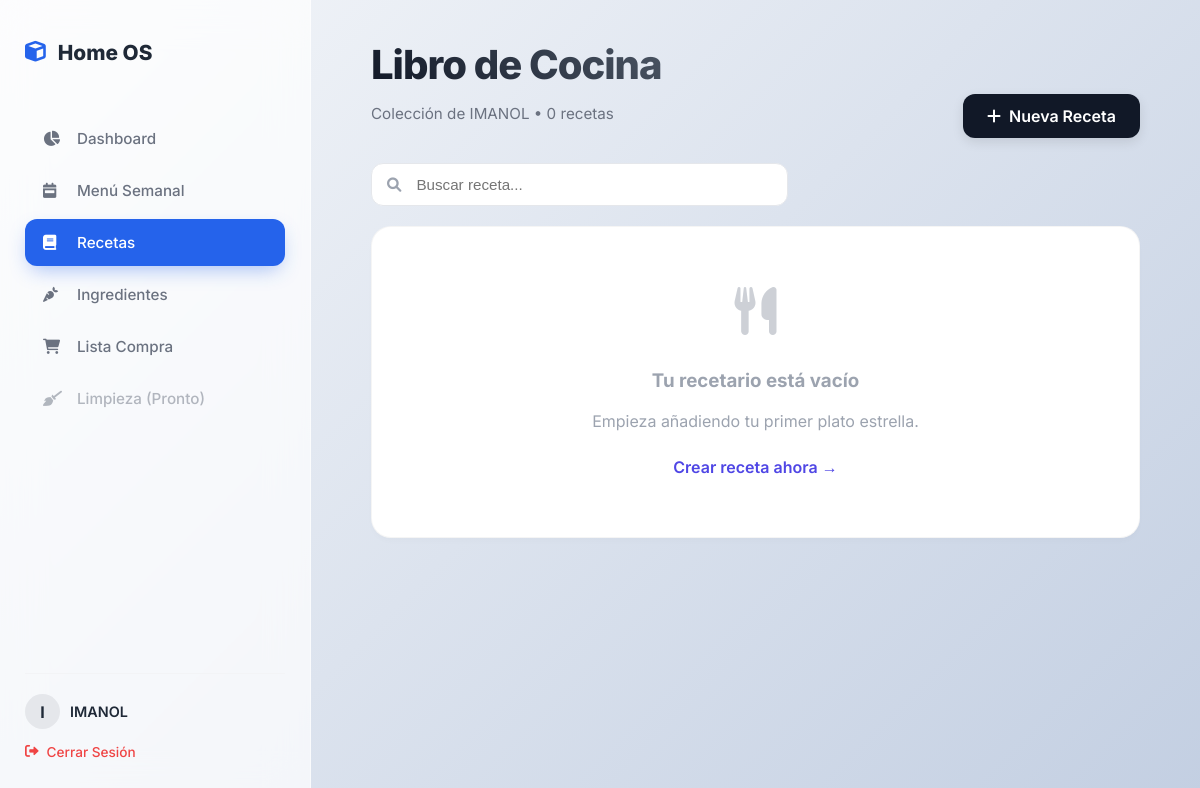
Before: /recetas (signed in) with the older database file.
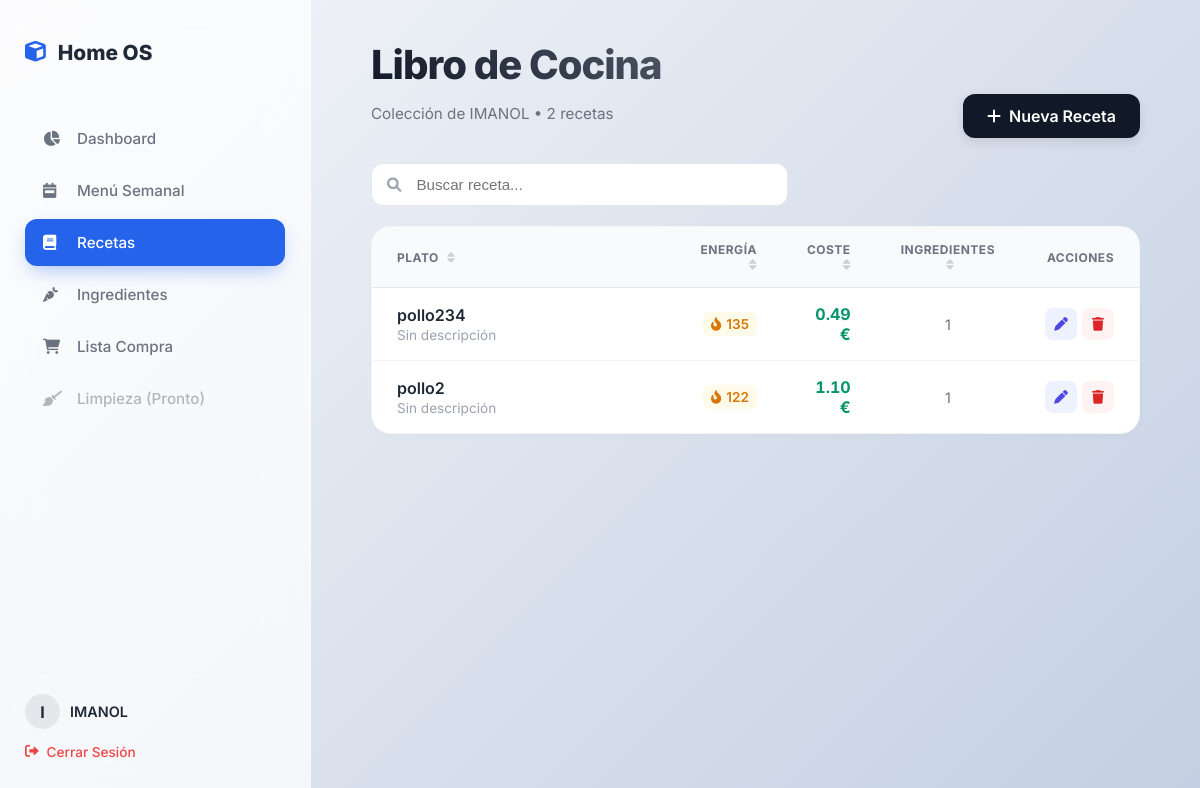
After: the same page with the newer database file.
### models.py (models this page shows)
class Receta(db.Model):
    __tablename__ = 'recipe'
    id = db.Column(db.Integer, primary_key=True)
    title = db.Column(db.String(100), nullable=False) # Usamos 'title' para estandarizar
    description = db.Column(db.Text)
    steps = db.Column(db.Text)
    kcal = db.Column(db.Float, default=0)
    precio = db.Column(db.Float, default=0.0)
    user_id = db.Column(db.Integer, db.ForeignKey('user.id'), nullable=False)
    ingredients_assoc = db.relationship("RecipeIngredient", back_populates="recipe", cascade="all, delete-orphan")
    @property
    def total_stats(self):
        try:
            k = sum([(i.quantity_g / 100) * i.ingredient.kcal_100g for i in self.ingredients_assoc])
            p = sum([(i.quantity_g / 1000) * i.ingredient.price_kg for i in self.ingredients_assoc])
            return {'kcal': round(k), 'price': round(p, 2)}
        except:
            return {'kcal': 0, 'price': 0}

class RecipeIngredient(db.Model):
    __tablename__ = 'recipe_ingredients'
    recipe_id = db.Column(db.Integer, db.ForeignKey('recipe.id'), primary_key=True)
    ingredient_id = db.Column(db.Integer, db.ForeignKey('ingredient.id'), primary_key=True)
    quantity_g = db.Column(db.Float, nullable=False)
    ingredient = db.relationship("Ingredient", back_populates="recipes_assoc")
    recipe = db.relationship("Receta", back_populates="ingredients_assoc")

class Ingredient(db.Model):
    __tablename__ = 'ingredient'
    id = db.Column(db.Integer, primary_key=True)
    name = db.Column(db.String(100), nullable=False)
    kcal_100g = db.Column(db.Float, nullable=False)
    price_kg = db.Column(db.Float, nullable=False)
    recipes_assoc = db.relationship("RecipeIngredient", back_populates="ingredient")

### app.py (the view)
@app.route('/recetas')
@login_required
def recetas_page():
    recetas = Receta.query.filter_by(user_id=current_user.id).order_by(Receta.id.desc()).all()
    return render_template('recetas.html', recetas=recetas)

### app.py (called while the page is built)
@login.user_loader
def load_user(id):
    return User.query.get(int(id))

### templates/recetas.html (shortened to what the changed rows need)
{% extends "base.html" %}
{% block content %}
<div class="page-container">
    <div class="header-section">
        <div>
            <h1 class="page-title">Libro de Cocina</h1>
            <p class="page-subtitle">Colección de {{ current_user.username }} • {{ recetas|length }} recetas</p>
        </div>
    </div>
    <div class="table-card glass-effect">
        {% if recetas %}
            <div class="table-responsive">
                <table id="recipesTable" class="premium-table">
                    <thead>
                        <tr>
                            <th onclick="sortTable(0)" style="width: 40%; cursor: pointer;">
                                Plato <i class="fas fa-sort sort-icon"></i>
                            </th>
                            <th onclick="sortTable(1)" style="text-align: right; cursor: pointer;">
                                Energía <i class="fas fa-sort sort-icon"></i>
                            </th>
                            <th onclick="sortTable(2)" style="text-align: right; cursor: pointer;">
                                Coste <i class="fas fa-sort sort-icon"></i>
                            </th>
                            <th onclick="sortTable(3)" style="text-align: center; cursor: pointer;">
                                Ingredientes <i class="fas fa-sort sort-icon"></i>
                            </th>
                            <th style="text-align: right; width: 100px;">Acciones</th>
                        </tr>
                    </thead>
                    <tbody>
                        {% for receta in recetas %}
                        <tr>
                            <td data-val="{{ receta.title | lower }}">
                                <div class="recipe-name">{{ receta.title }}</div>
                                <div class="recipe-desc">{{ receta.description or 'Sin descripción' }}</div>
                            </td>
                            <td style="text-align: right;" data-val="{{ receta.total_stats.kcal }}">
                                <span class="badge-kcal">
                                    <i class="fas fa-fire-alt"></i> {{ receta.total_stats.kcal }}
                                </span>
                            </td>
                            <td style="text-align: right;" data-val="{{ receta.total_stats.price }}">
                                <span class="price-text">{{ "%.2f"|format(receta.total_stats.price) }} €</span>
                            </td>
                            <td style="text-align: center;" data-val="{{ receta.ingredients_assoc|length }}">
                                <span style="color: var(--text-muted); font-size: 0.9rem;">
                                    {{ receta.ingredients_assoc|length }}
                                </span>
                            </td>
                            <td style="text-align: right;">
                                <div style="display: flex; gap: 5px; justify-content: flex-end;">
                                    <a href="{{ url_for('edit_recipe', id=receta.id) }}" class="btn-icon edit" title="Editar">
                                        <i class="fas fa-pen"></i>
                                    </a>
                                    <a href="{{ url_for('delete_recipe', id=receta.id) }}"
                                       onclick="return confirm('¿Borrar {{ receta.title }}?')"
                                       class="btn-icon delete" title="Borrar">
                                        <i class="fas fa-trash"></i>
                                    </a>
                                </div>
                            </td>
                        </tr>
                        {% endfor %}
                    </tbody>
                </table>
            </div>
        {% else %}
            <div class="empty-state">
                <i class="fas fa-utensils"></i>
                <h3>Tu recetario está vacío</h3>
                <p>Empieza añadiendo tu primer plato estrella.</p>
                <a href="{{ url_for('create_recipe') }}" class="btn-text">Crear receta ahora &rarr;</a>
            </div>
        {% endif %}
    </div>
</div>
{% endblock %}

Changed rows visible on the page:
added Receta: title "pollo234", description "Sin descripción", total_stats.kcal "135", ingredients_assoc|length "1"
added RecipeIngredient: total_stats.price "0.49"
added Receta: title "pollo2", description "Sin descripción", total_stats.kcal "122", ingredients_assoc|length "1"
added RecipeIngredient: total_stats.price "1.10"
Other visible differences:
{{ recetas|length }}: "0" → "2"
text no longer shown: "Tu recetario está vacío Empieza añadiendo tu primer plato estrella. Crear receta ahora →"
text now shown: "PLATO ENERGÍA COSTE INGREDIENTES ACCIONES"
